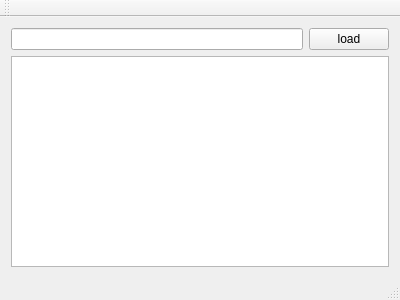
<?xml version="1.0" encoding="UTF-8"?>
<ui version="4.0">
 <class>MainWindow</class>
 <widget class="QMainWindow" name="MainWindow">
  <property name="geometry">
   <rect>
    <x>0</x>
    <y>0</y>
    <width>400</width>
    <height>300</height>
   </rect>
  </property>
  <property name="windowTitle">
   <string>MainWindow</string>
  </property>
  <widget class="QWidget" name="centralWidget">
   <layout class="QGridLayout" name="gridLayout">
    <item row="0" column="0">
     <layout class="QHBoxLayout" name="horizontalLayout">
      <item>
       <widget class="QLineEdit" name="lineEdit"/>
      </item>
      <item>
       <widget class="QPushButton" name="pushButton">
        <property name="text">
         <string>load</string>
        </property>
       </widget>
      </item>
     </layout>
    </item>
    <item row="1" column="0">
     <widget class="QTextEdit" name="textEdit"/>
    </item>
   </layout>
  </widget>
  <widget class="QMenuBar" name="menuBar">
   <property name="geometry">
    <rect>
     <x>0</x>
     <y>0</y>
     <width>400</width>
     <height>23</height>
    </rect>
   </property>
  </widget>
  <widget class="QToolBar" name="mainToolBar">
   <attribute name="toolBarArea">
    <enum>TopToolBarArea</enum>
   </attribute>
   <attribute name="toolBarBreak">
    <bool>false</bool>
   </attribute>
  </widget>
  <widget class="QStatusBar" name="statusBar"/>
 </widget>
 <layoutdefault spacing="6" margin="11"/>
 <resources/>
 <connections/>
</ui>
